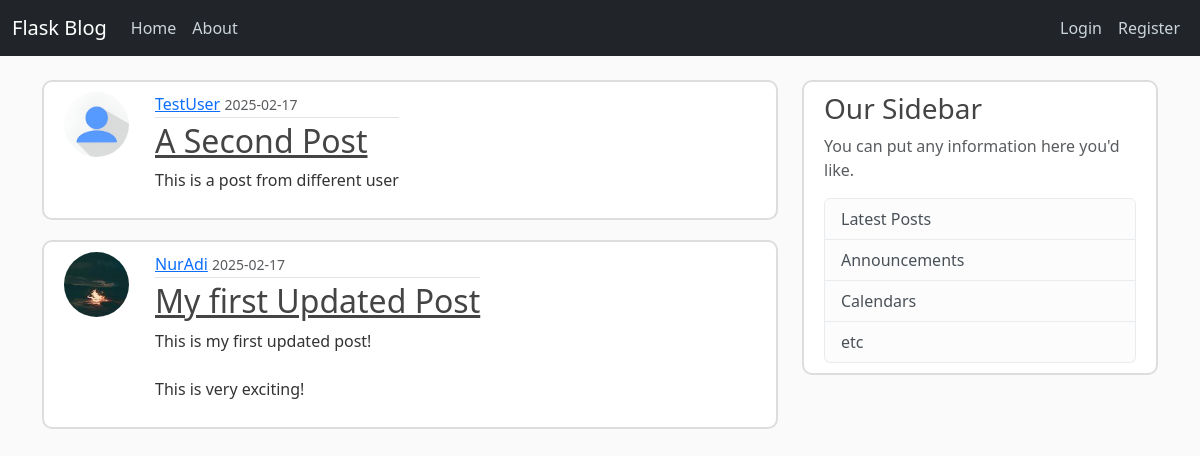
Page /home on the earlier database version.
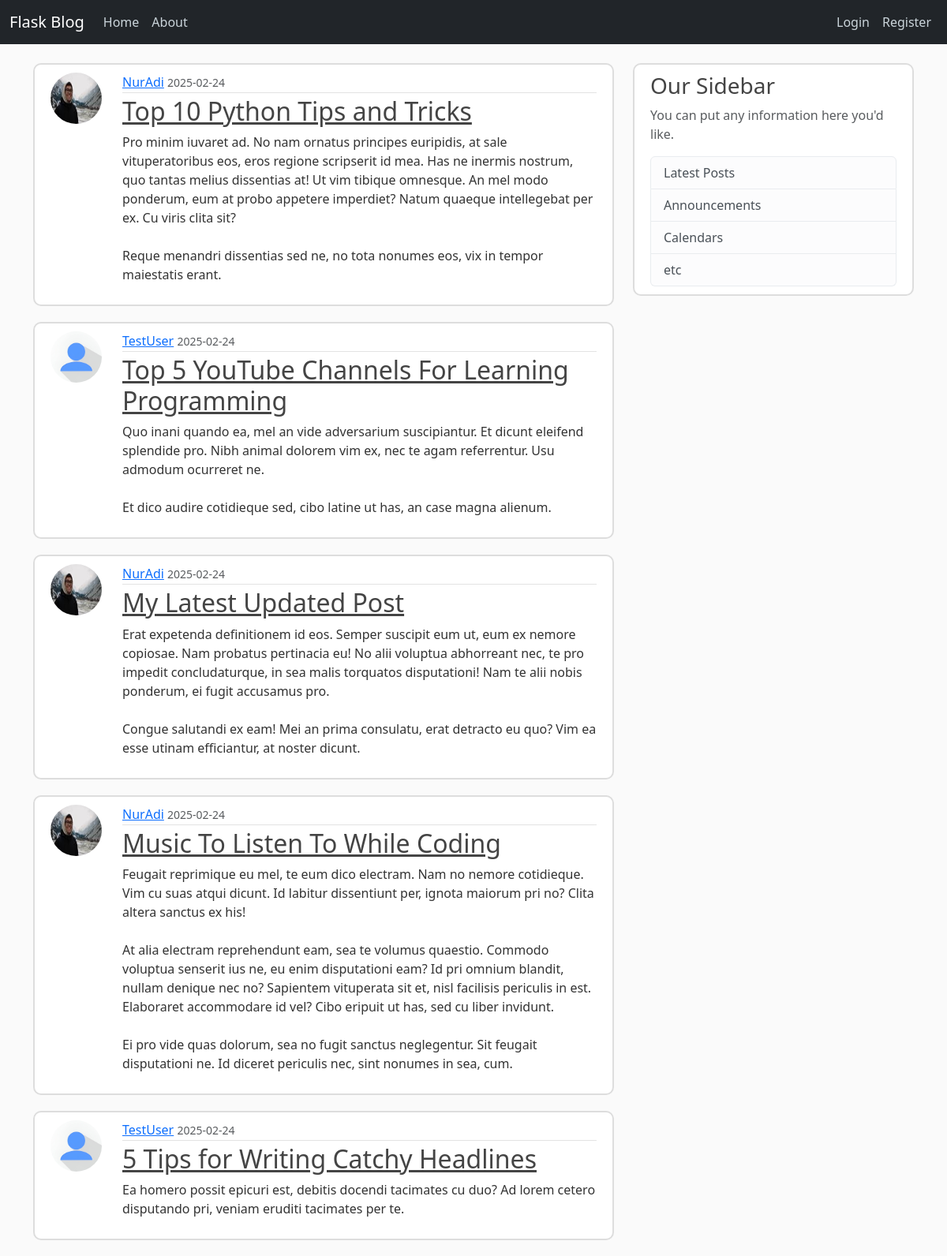
Same page on the later database version.
### flaskblog/models.py (models this page shows, shortened)
class Post(db.Model):
    id = db.Column(db.Integer, primary_key=True)
    title = db.Column(db.String(20), nullable=False)
    date_posted = db.Column(db.DateTime, nullable=False, default=datetime.now)
    content = db.Column(db.Text, nullable=False)
    user_id = db.Column(db.Integer, db.ForeignKey('user.id'), nullable=False)

class User(db.Model, UserMixin):
    id = db.Column(db.Integer, primary_key=True)
    username = db.Column(db.String(20), unique=True, nullable=False)
    email = db.Column(db.String(120), unique=True, nullable=False)
    image_file = db.Column(db.String(20), nullable=False, default='default.jpg')
    password = db.Column(db.String(60), nullable=False)
    posts = db.relationship('Post', backref='author', lazy=True)

### flaskblog/routes.py (the view)
@app.route('/')
@app.route('/home')
def home():
    page = request.args.get('page', 1, type=int)
    posts = Post.query.order_by(Post.date_posted.desc()).paginate(page=page, per_page=5)
    return render_template('home.html', posts=posts)

### flaskblog/templates/home.html
{% extends 'layout.html' %}
{% block content %}
    {% for post in posts %}
        <article class="media content-section">
            <img class="rounded-circle article-img" src="{{ url_for('static', filename='profile_pics/' + post.author.image_file) }}">
          <div class="media-body">
            <div class="article-metadata">
              <a class="mr-2" href="#">{{ post.author.username }}</a>
              <small class="text-muted">{{ post.date_posted.strftime('%Y-%m-%d') }}</small>
            </div>
            <h2><a class="article-title" href="{{ url_for('post', post_id=post.id )}}">{{ post.title }}</a></h2>
            <p class="article-content">{{ post.content }}</p>
          </div>
        </article>
    {% endfor %}
{% endblock content %}

Differences in the rows shown:
no longer on this page (row unchanged): Post: image_file (placeholder picture), author.username "TestUser", date_posted "2025-02-17", title "A Second Post", content "This is a post from different user"
no longer on this page (row unchanged): Post: image_file (picture), author.username "NurAdi", date_posted "2025-02-17", title "My first Updated Post", content "This is my first updated post! This is very exciting!"
added Post: image_file (picture), author.username "NurAdi", date_posted "2025-02-24", title "Top 10 Python Tips and Tricks", content "Pro minim iuvaret ad. No nam ornatus principes euripidis, at sale vituperatoribus eos, eros regione scripserit id mea. Has ne inermis nostrum, quo tantas melius dissentias at! Ut vim tibique omnesque. An mel modo ponderum, eum at probo appetere imperdiet? Natum quaeque intellegebat per ex. Cu viris clita sit? Reque menandri dissentias sed ne, no tota nonumes eos, vix in tempor maiestatis erant."
added Post: image_file (placeholder picture), author.username "TestUser", date_posted "2025-02-24", title "Top 5 YouTube Channels For Learning Programming", content "Quo inani quando ea, mel an vide adversarium suscipiantur. Et dicunt eleifend splendide pro. Nibh animal dolorem vim ex, nec te agam referrentur. Usu admodum ocurreret ne. Et dico audire cotidieque sed, cibo latine ut has, an case magna alienum."
added Post: image_file (picture), author.username "NurAdi", date_posted "2025-02-24", title "My Latest Updated Post", content "Erat expetenda definitionem id eos. Semper suscipit eum ut, eum ex nemore copiosae. Nam probatus pertinacia eu! No alii voluptua abhorreant nec, te pro impedit concludaturque, in sea malis torquatos disputationi! Nam te alii nobis ponderum, ei fugit accusamus pro. Congue salutandi ex eam! Mei an prima consulatu, erat detracto eu quo? Vim ea esse utinam efficiantur, at noster dicunt."
added Post: image_file (picture), author.username "NurAdi", date_posted "2025-02-24", title "Music To Listen To While Coding", content "Feugait reprimique eu mel, te eum dico electram. Nam no nemore cotidieque. Vim cu suas atqui dicunt. Id labitur dissentiunt per, ignota maiorum pri no? Clita altera sanctus ex his! At alia electram reprehendunt eam, sea te volumus quaestio. Commodo voluptua senserit ius ne, eu enim disputationi eam? Id pri omnium blandit, nullam denique nec no? Sapientem vituperata sit et, nisl facilisis periculis in est. Elaboraret accommodare id vel? Cibo eripuit ut has, sed cu liber invidunt. Ei pro vide quas dolorum, sea no fugit sanctus neglegentur. Sit feugait disputationi ne. Id diceret periculis nec, sint nonumes in sea, cum."
added Post: image_file (placeholder picture), author.username "TestUser", date_posted "2025-02-24", title "5 Tips for Writing Catchy Headlines", content "Ea homero possit epicuri est, debitis docendi tacimates cu duo? Ad lorem cetero disputando pri, veniam eruditi tacimates per te."
